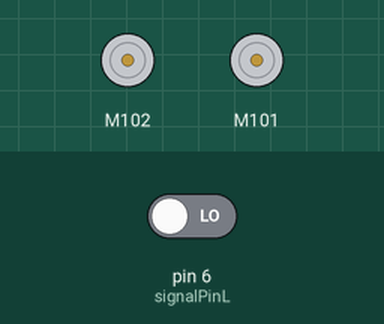
A sketch run on a simulated Arduino Uno, built with avr-gcc and run on an emulated ATmega328P. On the bench: 2 × DC motor (green arrow = forward, orange = backward, longer = faster). The inputs (shaded band) are chosen by the test bench; at power-on: pin 6 (signalPinL) LOW. What the sketch prints to the serial monitor is not drawn.

Above: at 1.2 s.
1.3 s: pin 6 (signalPinL) driven HIGH
At 2.2 s:
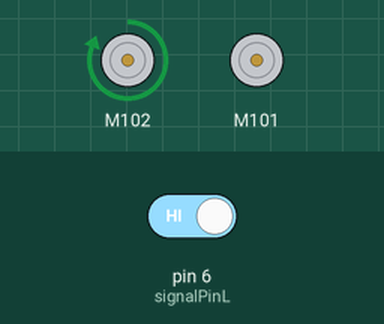
At 3.8 s:
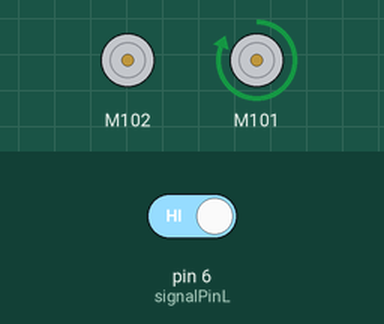
Timing chart, 0 to 5.3 s (numbered marks = the images above; inputs shaded):
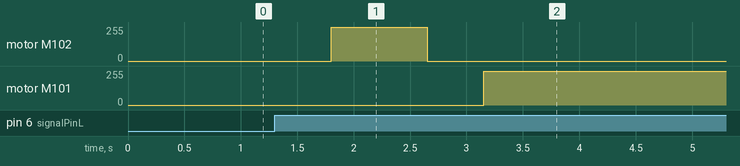

The sketch:

test_ir.ino
```cpp
#include "Grove_I2C_Motor_Driver.h"
#include "acar.h"


Acar mycar;


void setup()   {
mycar = Acar(Point{1, 0, 0}, Point{13, 2, 3}, right);
mycar.initPoints();


}

void loop()
{
  mycar.goTo();

}
```

acar.cpp
```cpp
#include "acar.h"

Acar::Acar() {

}

Acar::Acar(Point pos, Point dest, Direction dir) {
  this->pos = pos;
  this->dest = dest;
  this->dir = dir;

  Motor.begin(I2C_ADDRESS);
  pinMode(this->signalPincr, INPUT);
  pinMode(this->signalPincl, INPUT);
  pinMode(this->signalPinR, INPUT);
  pinMode(this->signalPinL, INPUT);// initialize the digital pin as an output:
  pinMode(3, INPUT);


  Serial.begin(9600);  // initialize serial communications at 9600 bps:
  this->initPoints();
}


void Acar::goTo() {
  while (this->pos.x != this->dest.x && this->pos.y != this->dest.y) {
    this->getNextDest();
    Serial.print(this->pos.x);
    Serial.print(" ");
    Serial.print(this->pos.y);
    Serial.println("");
  }

}


void Acar::getNextDest() {
  boolean isOnPoint = digitalRead(this->signalPinR) + digitalRead(this->signalPinL);
  // Check si on dois monter
  if (this->dest.y - this->pos.y >= 0 && isOnPoint == HIGH) {
    this->turnUp();
    this->avancer();
    while (true) {
      if (digitalRead(this->signalPinR) == HIGH || digitalRead(this->signalPinL) == HIGH) {
        this->addPosY(true);
        break;
      }
    }


  }
  //Check si on dois u descendre
  else if (this->dest.y - this->pos.y <= 0 && isOnPoint == HIGH) {
    this->turnDown();
    this->avancer();

    while (true) {
      if (digitalRead(this->signalPinR) == HIGH || digitalRead(this->signalPinL) == HIGH) {
        this->addPosY(false);
        break;
      }
    }


  }

  isOnPoint = digitalRead(this->signalPinR) + digitalRead(this->signalPinL);
  //Check si on dois tourner à droite
  if (this->dest.x - this->pos.x >= 0 && isOnPoint == HIGH) {
    this->turnRight();
    this->avancer();

    while (true) {
      if (digitalRead(this->signalPinR) == HIGH || digitalRead(this->signalPinL) == HIGH) {
        this->addPosX(false);
        break;
      }
    }


  }
  //Check si on dois tourner à gauche
  else if (this->dest.x - this->pos.x <= 0 && isOnPoint == HIGH) {
    this->turnLeft();
    this->avancer();

    while (true) {
      if (digitalRead(this->signalPinR) == HIGH || digitalRead(this->signalPinL) == HIGH) {
        this->addPosX(true);
        break;
      }
    }
  }

}

void Acar::initPoints() {
  for (int i = 25; i >= 0; i--)
    this->points[i] = Point{ -1, -1, -1};

  this->points[0] = {1, 4, 0};
  this->points[1] = {2, 4, 1};
  this->points[2] = {3, 4, 2};
  this->points[3] = {4, 4, 3};
  this->points[4] = {5, 4, 4};
  this->points[5] = {6, 3, 0};
  this->points[6] = {7, 3, 1};
  this->points[7] = {8, 3, 2};
  this->points[10] = {9, 2, 0};
  this->points[13] = {10, 2, 3};
  this->points[14] = {11, 2, 4};
  this->points[17] = {12, 1, 2};
  this->points[18] = {13, 1, 3};
  this->points[20] = {14, 0, 0};
  this->points[22] = {15, 0, 2};
  this->points[24] = {16, 0, 4};
}

void Acar::turnUp() {
  while (this->dir != Direction::up) {
    this->tourner_gauche();
  }
}

void Acar::turnDown() {
  while (this->dir != Direction::down) {
    this->tourner_gauche();
  }
}

void Acar::turnRight() {
  while (this->dir != Direction::right) {
    this->tourner_droite();
  }
}

void Acar::turnLeft() {
  while (this->dir != Direction::left) {
    this->tourner_gauche();
  }
}


void Acar::changeDirection(Direction dir) {
  switch (this->dir) {
    case Direction::left:
      if (dir == Direction::left) {
        this->dir = Direction::down;
      }
      else {
        this->dir = Direction::up;
      }
      break;
    case Direction::down:
      if (dir == Direction::left) {
        this->dir = Direction::left;
      }
      else {
        this->dir = Direction::right;
      }
      break;
    case Direction::up:
      if (dir == Direction::left) {
        this->dir = Direction::left;
      }
      else {
        this->dir = Direction::right;
      }
      break;
    case Direction::right:

      if (dir == Direction::left) {
        this->dir = Direction::up;
      }
      else {
        this->dir = Direction::down;
      }
      break;
    default:
      break;
  }
}

void Acar::addPosX(boolean left) {
  if (left) {
    if ( this->pos.y == 4 && (this->pos.x == 0 || this->pos.x == 1 || this->pos.x == 2 || this->pos.x == 3 || this->pos.x == 4) ) {
      this->pos.x--;
    }
    else if (this->pos.y == 3 && (this->pos.x == 0 || this->pos.x == 1 || this->pos.x == 2) ) {
      this->pos.x--;
    }
    else if (this->pos.y == 2 && (this->pos.x == 3) ) {
      this->pos.x -= 3;
    }
    else if (this->pos.y == 2 && (this->pos.x == 4) ) {
      this->pos.x--;
    }
    else if (this->pos.y == 1 && (this->pos.x == 3) ) {
      this->pos.x--;
    }
    else if (this->pos.y == 0 && (this->pos.x == 2 || this->pos.x == 4)) {
      this->pos.x -= 2;
    }
  }
  else {
    if ( this->pos.y == 4 ) {
      this->pos.x++;
    }
    else if (this->pos.y == 3 && (this->pos.x == 0 || this->pos.x == 1) ) {
      this->pos.x++;
    }
    else if (this->pos.y == 2 && (this->pos.x == 0) ) {
      this->pos.x += 3;
    }
    else if (this->pos.y == 2 && (this->pos.x == 3) ) {
      this->pos.x++;
    }
    else if (this->pos.y == 1 && (this->pos.x == 2) ) {
      this->pos.x++;
    }
    else if (this->pos.y == 0 && (this->pos.x == 0 || this->pos.x == 2)) {
      this->pos.x += 2;
    }
  }

}

void Acar::addPosY(boolean up) {
  if (up) {
    if (this->pos.x == 0 && (this->pos.y == 0) ) {
      this->pos.y += 2;
    }
    else if (this->pos.x == 0 && (this->pos.y == 2 || this->pos.y == 3) ) {
      this->pos.y++;
    }
    else if (this->pos.x == 1 && (this->pos.y == 3) ) {
      this->pos.y++;
    }
    else if (this->pos.x == 2 && (this->pos.y == 0 || this->pos.y == 3)) {
      this->pos.y++;
    }
    else if (this->pos.x == 3 && (this->pos.y == 1) ) {
      this->pos.y++;
    }
    else if (this->pos.x == 3 && (this->pos.y == 2) ) {
      this->pos.y += 2;
    }
    else if (this->pos.x == 4 && (this->pos.y == 0  || this->pos.y == 2) ) {
      this->pos.y += 2;
    }
  }
  else {
    if (this->pos.x == 0 && (this->pos.y == 4 || this->pos.y == 3) ) {
      this->pos.y--;
    }
    else if (this->pos.x == 0 && (this->pos.y == 2) ) {
      this->pos.y -= 2;
    }
    else if (this->pos.x == 1 && (this->pos.y == 4) ) {
      this->pos.y--;
    }
    else if (this->pos.x == 2 && (this->pos.y == 4 || this->pos.y == 1)) {
      this->pos.y--;
    }
    else if (this->pos.x == 3 && (this->pos.y == 2) ) {
      this->pos.y--;
    }
    else if (this->pos.x == 3 && (this->pos.y == 4) ) {
      this->pos.y -= 2;
    }
    else if (this->pos.x == 4 && (this->pos.y == 4  || this->pos.y == 2) ) {
      this->pos.y -= 2;
    }
  }

}


void Acar::avancer() {
  boolean l = digitalRead(this->signalPinL);
  boolean cl = digitalRead(this->signalPincl);
  boolean cr = digitalRead(this->signalPincr);
  boolean r = digitalRead(this->signalPinR);


  if (LOW == l && LOW == cl && HIGH == cr && LOW == r) {
    correction_lente_droite();
  }
  if (LOW == l && HIGH == cl && LOW == cr && LOW == r) {
    correction_lente_gauche();
  }

  if (LOW == l && LOW == cl && LOW == cr && HIGH == r) {
    correction_rapide_droite();
  }
  if (HIGH == l && LOW == cl && LOW == cr && HIGH == r) {
    correction_rapide_gauche();
  }

  if (LOW == l && LOW == cl && LOW == cr && LOW == r)
  {
    tout_droit();
  }

  delay(50);       // wait for a second

}

void Acar::tourner_gauche() {
  this->changeDirection(Direction::left);
  Motor.stop(MOTOR2);
  Motor.stop(MOTOR1);
  delay(500);
  Motor.stop(MOTOR1);
  Motor.speed(MOTOR2, 100);
  delay(800);

}
void Acar::tourner_droite() {
  this->changeDirection(Direction::right);
  Motor.stop(MOTOR2);
  Motor.stop(MOTOR1);
  delay(500);
  Motor.stop(MOTOR2);
  Motor.speed(MOTOR1, 100);
  delay(800);
}
void Acar::correction_lente_droite() {
  Motor.speed(MOTOR1, 60);
  Motor.speed(MOTOR2, -60);
}
void Acar::correction_lente_gauche() {
  Motor.speed(MOTOR1, -60);
  Motor.speed(MOTOR2, 60);
}

void Acar::correction_rapide_gauche() {
  Motor.stop(MOTOR1);
  Motor.speed(MOTOR2, 100);
}

void Acar::correction_rapide_droite() {
  Motor.stop(MOTOR2);
  Motor.speed(MOTOR1, 100);
}

void Acar::tout_droit() {
  Motor.speed(MOTOR1, 50);
  Motor.speed(MOTOR2, 50);


}
```

acar.h
```cpp
#include <Arduino.h>
#include <Grove_I2C_Motor_Driver.h>

#ifndef ACAR_H
#define ACAR_H

// default I2C address is 0x0f
#define I2C_ADDRESS 0x0f

enum Direction { left, right, up, down };
struct Point{
  short num;
  int y;
  int x;
};


class Acar {
    Direction dir;
    Point pos;
    Point dest;

    Point points[25];

    int  signalPincr =  4;
    int signalPincl =  2;
    int signalPinR =  8;
    int signalPinL =  6;
    boolean detect_point = false;


  public:
    Acar();
    Acar(Point pos, Point dest, Direction dir);
    void avancer();
    void goTo();
    void tourner_droite();
    void tourner_gauche();
    void tout_droit();
    void correction_lente_droite();
    void correction_lente_gauche();
    void correction_rapide_gauche();
    void correction_rapide_droite();
    void changeDirection(Direction dir);
    void getNextDest();
    void initPoints();
    void turnUp();
    void turnDown();
    void turnLeft();
    void turnRight();
    void addPosX(boolean left);
    void addPosY(boolean up);
};

#endif
```

Measured:
- after the input at 1.3 s, motor M102: stopped → forward 255/255 after 0.50 s, → stopped 0.85 s later; motor M101: stopped → forward 255/255 after 1.9 s
